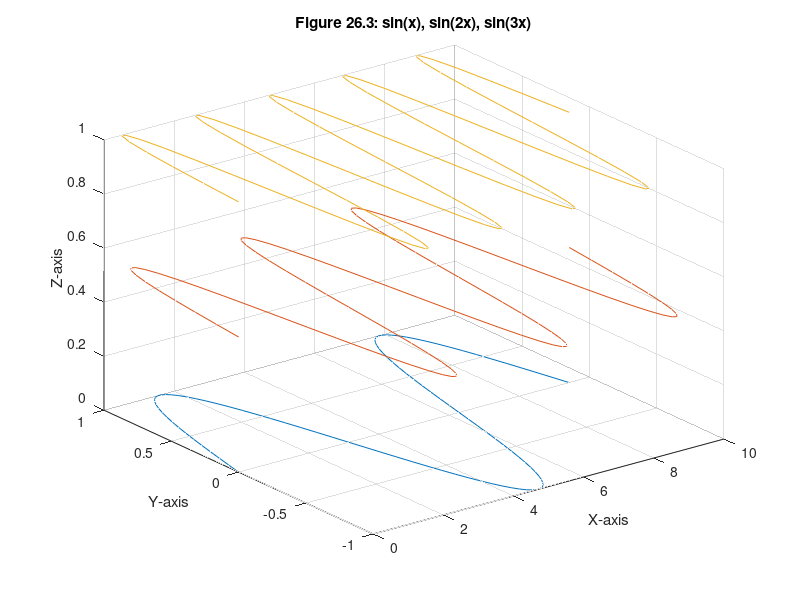

Reproduce this figure in MATLAB.
x = linspace(0,3*pi);  % x-axis data
z1 = sin(x);           % plot in x-z plane
z2 = sin(2*x);
z3 = sin(3*x);
y1 = zeros(size(x));   % spread out along y-axes
y3 = ones(size(x));    % by giving each curve different y-axis values
y2 = y3/2;
plot3(x,y1,z1,x,y2,z2,x,y3,z3)
grid on
xlabel('X-axis'), ylabel('Y-axis'), zlabel('Z-axis')
title('Figure 26.2: sin(x), sin(2x), sin(3x)')
pause
plot3(x,z1,y1,x,z2,y2,x,z3,y3)
grid on
xlabel('X-axis'), ylabel('Y-axis'), zlabel('Z-axis')
title('Figure 26.3: sin(x), sin(2x), sin(3x)')
